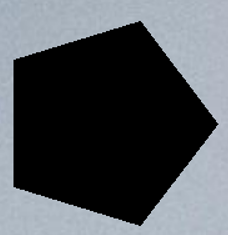
%> input picture img/test5.png, 228 x 235 px
$ octave main.m   (GNU Octave 9; MATLAB toolbox functions it lacks are replaced by stand-ins)
%> lines starting %> are read from the running program, lines starting %| are printed output that depends on the picture; in (x1, y1, x2, y2) boxes, pixels count from 0 and x2, y2 are one past the last pixel; in counts of white or black regions, pixels touching at a corner belong together; the program's own positions count from 1
### GuassBlur.m
function A = GuassBlur(B)
    kernel = [0.095 0.118 0.095;
              0.118 0.148 0.118;
              0.095 0.118 0.095];
    [row,col] = size(B);
    A = zeros(row-2,col-2);
    A = conv2d_3x3(B, kernel);
end

### conv2d_3x3.m
function res_img = conv2d_3x3(source_img,kernel)
    [row, col] = size(source_img);
    res_img = zeros(row-2, col-2);
    for processRow = 2:row-1
        for processCol = 2:col-1
            cut_img = im2double(source_img(processRow-1:processRow+1, processCol-1:processCol+1));
            res_pixel = 0;
            res_matrix = cut_img.*kernel;
            res_img(processRow-1,processCol-1) = sum(res_matrix,'all');
        end
    end
end

### sobelx.m
function res_img = sobelx(source_img)
    kernel = zeros(3,3);
    kernel(:,1) = -1;
    kernel(:,3) = 1;
    kernel(2,1) = -2;
    kernel(2,3) = 2;
    res_img = conv2d_3x3(source_img, kernel);
    res_img = res_img./4;
end

### sobely.m
function res_img = sobely(source_img)
    kernel = zeros(3,3);
    kernel(3,:) = -1;
    kernel(1,:) = 1;
    kernel(1,2) = 2;
    kernel(3,2) = -2;
    res_img = conv2d_3x3(source_img, kernel);
    res_img = res_img./4;
end

### findGradient.m
function gradient_graph = findGradient(sobelx_graph, sobely_graph)
    [row, col] = size(sobelx_graph);
    gradient_graph = zeros(row,col,4);
    gradient_graph(:,:,3)=sobelx_graph;
    gradient_graph(:,:,4)=sobely_graph;
    for g_row = 1:row
        for g_col = 1:col
            gradx = sobelx_graph(g_row,g_col);
            grady = sobely_graph(g_row,g_col);
            gradient_graph(g_row,g_col,1) = sqrt(gradx^2+grady^2);
            theta = -1;
            if abs(gradx)*0.4>abs(grady)
                theta = 0;
            elseif abs(gradx)*0.4<abs(grady)&&abs(gradx)>abs(grady)*0.4&&gradx*grady>0
                theta = 1;
            elseif abs(gradx)<abs(grady)*0.4
                theta = 2;
            elseif abs(gradx)*0.4<abs(grady)&&abs(gradx)>abs(grady)*0.4&&gradx*grady<0
                theta = 3;
            end
            gradient_graph(g_row,g_col,2) = theta;
        end
    end

end

### NMS.m
function contour_graph = NMS(grad_graph)
    [row,col,~] = size(grad_graph);
    grad_graph(2:row-1,2:col-1,1)=GuassBlur(grad_graph(:,:,1));
    contour_graph = zeros(row,col);
    for g_row = 2:row-1
        for g_col = 2:col-1
            dir = grad_graph(g_row,g_col,2);
            center = grad_graph(g_row,g_col);
            E = grad_graph(g_row,g_col+1);
            NE = grad_graph(g_row-1,g_col+1);
            N = grad_graph(g_row-1,g_col);
            NW = grad_graph(g_row-1,g_col-1);
            W = grad_graph(g_row,g_col-1);
            SW = grad_graph(g_row+1,g_col-1);
            S = grad_graph(g_row+1,g_col);
            SE = grad_graph(g_row+1,g_col+1);
            if dir == 0     %横向
                if center>=E && center>=W
                    contour_graph(g_row,g_col) = center;
                else
                    contour_graph(g_row,g_col) = 0;
                end
            elseif dir == 1 %左上
                if center>=NE && center>=SW
                    contour_graph(g_row,g_col) = center;
                else
                    contour_graph(g_row,g_col) = 0;
                end
            elseif dir == 2 %竖直
                if center>=N && center>=S
                    contour_graph(g_row,g_col) = center;
                else
                    contour_graph(g_row,g_col) = 0;
                end
            elseif dir == 3 %右上
                if center>=SE && center>=NW
                    contour_graph(g_row,g_col) = center;
                else
                    contour_graph(g_row,g_col) = 0;
                end
            end
        end
    end
end

### threshold.m
function gradient_graph = threshold(grad_img,downValue,upValue)
    [row,col,~] = size(grad_img);
    gradient_graph = zeros(row,col,1);
    for g_row = 1:row
        for g_col = 1:col
            if grad_img(g_row,g_col,1) < downValue
                gradient_graph(g_row,g_col,1) = 0;
                %gradient_graph(g_row,g_col,2) = -1;
            elseif grad_img(g_row,g_col,1) > downValue && grad_img(g_row,g_col,1) < upValue
                gradient_graph(g_row,g_col,1) = 0.5;
                %gradient_graph(g_row,g_col,2) = grad_img(g_row,g_col,2);
            else
                gradient_graph(g_row,g_col,1) = 1;
                %gradient_graph(g_row,g_col,2) = grad_img(g_row,g_col,2);
            end
        end
    end
end

### imRotate.m
function A = imRotate(B,degree)
[row,col]=size(B);
newRow=round(row*abs(cosd(degree))+col*abs(sind(degree)));
newCol=round(col*abs(cosd(degree))+row*abs(sind(degree)));
A = double(fillBlank(newRow,newCol,B));
M1=[1 0 0;0 -1 0;-0.5*newCol 0.5*newRow 1 ];
M2=[cosd(degree) -sind(degree) 0;sind(degree) cosd(degree) 0;0 0 1];  %角度旋转变换矩阵M2，顺时针方向
M3=[1 0 0;0 -1 0;0.5*col 0.5*row 1];
    for i=1:newCol
        for j=1:newRow
            temp=[i j 1]*M1*M2*M3;
            y=temp(1,2);
            x=temp(1,1);
            y=round(y);
            x=round(x);
           if(x>=1&&x<=col)&&(y>=1&&y<=row)
               A(j,i,:)=B(y,x,:);
           end
        end
    end

end

### fillBlank.m
function A = fillBlank(row,col,B)
    [B_row,B_col] = size(B);
    A = uint8(zeros(row,col));
    avgColor = 0;
    for i = 1:B_row
        avgColor = avgColor+double(B(i,1))+double(B(i,B_col));
    end
    for j = 1:B_col
        avgColor = avgColor+double(B(1,j))+double(B(B_row,j));
    end
    avgColor = uint8(round(avgColor/(2*B_row+2*B_col-4)));
    A(:,:) = avgColor;
end

### findBoundBox.m
function [pointUL,pointDR] = findBoundBox(contour_graph)
    [row,col] = find(contour_graph==1);
    pointUL = [min(row),min(col)];
    pointDR = [max(row),max(col)];
end

### main.m
img = imread('img\test5.png');
%> img is the input picture: size 235x228x3 uint8; mean R, G, B 79.6, 83.8, 88.6
img_grey = rgb2gray(img);
%imshow(michy_grey);
%mean_graph = MeanValBlur(michy_grey);
%imshow(mean_graph);
img_grey = GuassBlur(img_grey);
box_heigth = zeros(72,1);
box_width = zeros(72,1);
%imshow(michy_grey);
res_sobelx = sobelx(img_grey);
res_sobely = sobely(img_grey);
%> call 3 of conv2d_3x3, with kernel = [1 2 1; 0 0 0; -1 -2 -1]
%> after the loop in conv2d_3x3 (call 3), `for processRow = 2:row-1`:
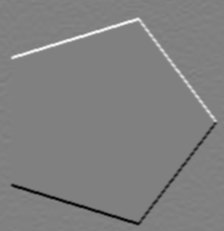
%> res_img: size 231x224 double; min -2.1, max 2.06, mean -0.000916; drawn with min black and max white
gradient_graph = findGradient(res_sobelx,res_sobely);
%> in findGradient, `gradient_graph(:,:,4)=sobely_graph;`:
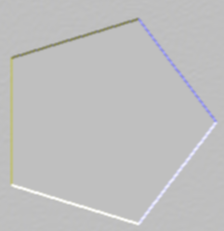
%> gradient_graph: size 231x224x4 double; mean R, G, B, A 0, 0, 0.000181, -0.000229; transparent parts drawn white
%> after the loop in findGradient, `for g_row = 1:row`:
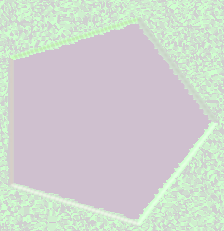
%> gradient_graph: size 231x224x4 double; mean R, G, B, A 0.0212, 0.221, 0.000181, -0.000229; transparent parts drawn white
imshow(gradient_graph(:,:,1));
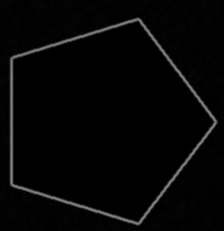
%> displayed picture: size 231x224, on the screen's scale of 0 to 255; min 0, max 136, mean 5.4
contour_graph = NMS(gradient_graph);
%> after the loop in conv2d_3x3 (call 4), `for processRow = 2:row-1`:
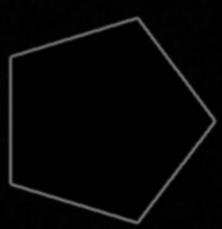
%> res_img: size 229x222 double; min 0, max 0.435, mean 0.0215
%> after the loop in NMS, `for g_row = 2:row-1`:
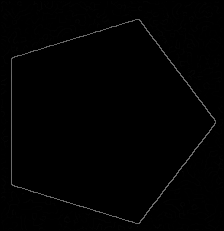
%> contour_graph: size 231x224 double; min 0, max 0.435, mean 0.00693
contour_graph = threshold(contour_graph,0.06,0.1);
%> after the loop in threshold, `for g_row = 1:row`:
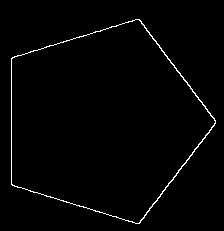
%> gradient_graph: size 231x224 double; values 0 (black) and 1 (white), 1.5% white in thin lines or dots, all inside (x1, y1, x2, y2) = (11, 19, 216, 224)
%imshow(contour_graph);
for i = 0:5:355
%> (the run ends here)
